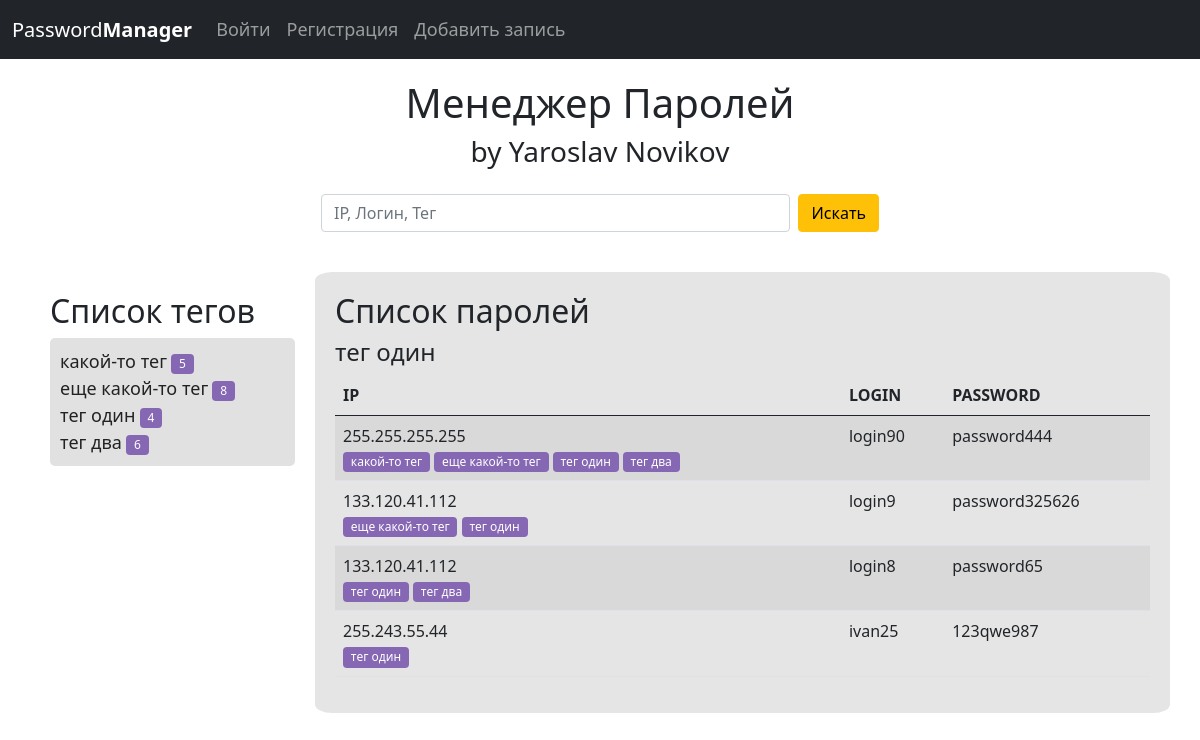
The app's page /tag/teg-odni with its own data.
### password_manager_app/models.py (models this page shows, shortened)
class Tag(models.Model):
    name = models.CharField(max_length=100, null=False, default='')
    slug = models.SlugField(max_length=100, unique=True, verbose_name='URL')
    def __str__(self):
        return f'{self.name}'
    def get_url(self):
        return reverse('tags', args=[self.slug])

class PasswordManager(models.Model):
    ip = models.CharField(max_length=15, null=False, default=f'{randint(1,255)}.{randint(1,255)}.{randint(1,255)}.{randint(1,255)}')
    login = models.CharField(max_length=100, null=False, default='login')
    password = models.CharField(max_length=100, null=False, default='password')
    tags = models.ManyToManyField(Tag, blank=True)

### password_manager_app/views.py (the view)
# urls.py: path('<str:tag>', views.get_tag, name='tags'),
def get_tag(request, tag):
    tagname = get_object_or_404(Tag, slug=tag)
    pass_list = PasswordManager.objects.all()
    tags_list = Tag.objects.all()
    context = {
        'pass_list': pass_list,
        'tags_list': tags_list,
        'tagname': tagname,
    }
    return render(request, 'password_manager_app/selected.html', context=context)

### password_manager_app/templates/password_manager_app/selected.html
{% extends 'base.html' %}
{% load static %}
{% block content %}
<h2>Список паролей</h2>
<h4>{{ tagname }}</h4>
<table class="table table-striped">
    <thead>
        <tr>
            <th scope="col">IP</th>
            <th scope="col">LOGIN</th>
            <th scope="col">PASSWORD</th>
        </tr>
    </thead>
    <tbody>
        {% for pass in tagname.passwordmanager_set.all %}
            <tr>
            <td>{{ pass.ip }}<br>
                {% for tag in pass.tags.all %}
                <a href="{{ tag.get_url }}"><span class="badge badge-primary">{{ tag }}</span></a>
                {% endfor %}
            </td>
            <td>{{ pass.login }}</td>
            <td>{{ pass.password }}</td>
            </tr>
        {% endfor %}
    </tbody>
</table>
{% endblock %}
{% block tags %}
    <h2>Список тегов</h2>
    <ul>
    {% for tag in tags_list %}
    <li><a href="{{ tag.get_url }}">{{ tag.name }}</a> <span class="badge badge-primary">{{ tag.passwordmanager_set.count }}</span></li>
    {% endfor %}
    </ul>
{% endblock %}

### static/css/style.css (style rules this page uses)
body { background-color:rgb(255, 255, 255); }
.left ul { padding: 10px !important; background-color: #e1e1e1; border-radius: 5px; }
li { list-style-type: none; }
li a { text-decoration: none; font-size: 18px; color: #222; }
.table .badge, li .badge { background-color: #8667b3 !important; font-weight: 500; }

### records on screen
Tag: name "какой-то тег", passwordmanager_set.count "5"
Tag: name "еще какой-то тег", passwordmanager_set.count "8"
Tag: name "тег один", passwordmanager_set.count "4"
Tag: name "тег два", passwordmanager_set.count "6"
PasswordManager: ip "255.255.255.255", login "login90", password "password444"
PasswordManager: ip "133.120.41.112", login "login9", password "password325626"
PasswordManager: ip "133.120.41.112", login "login8", password "password65"
PasswordManager: ip "255.243.55.44", login "ivan25", password "123qwe987"
